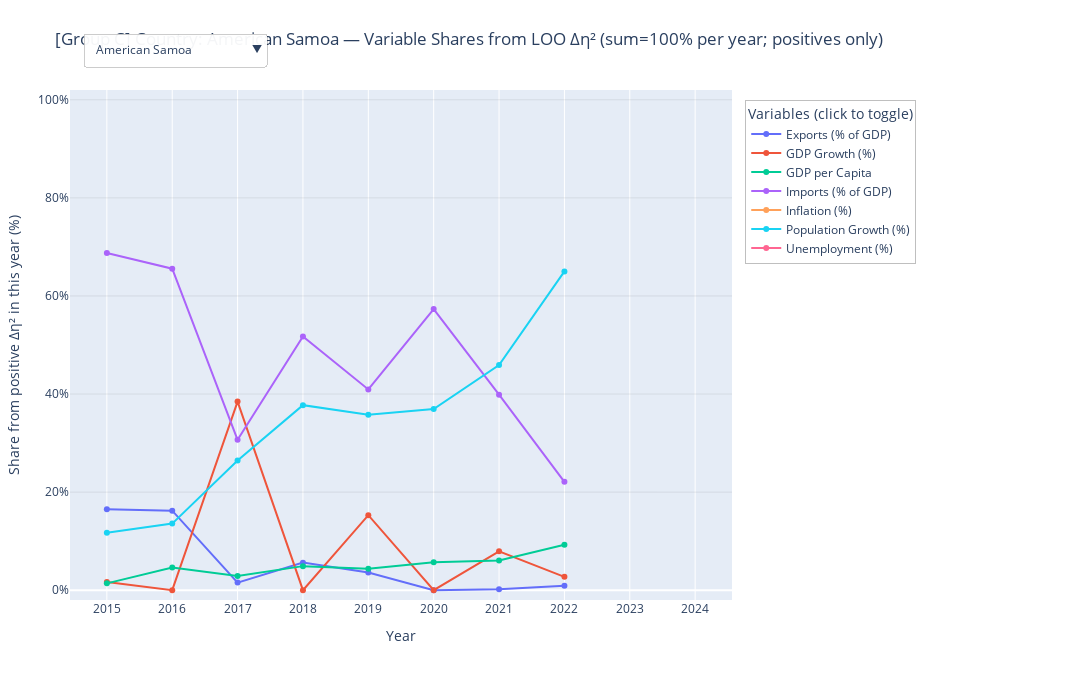

The notebook cell this image was saved under:
### Markdown cell above
## 2.3 C

### Code cell
# ============================
# Group A：每国×年×变量的 “去掉该国后该变量的 η² 损失(LOO Δη²)” 与占比
# - 计算 η² 时仍使用全体国家，以保持 A/B/C 分组可分性的含义
# - 仅为 Group A 国家产出明细与可视化
# - 不做任何填补
# ============================

import os
import numpy as np
import pandas as pd
import plotly.graph_objects as go

# ---------- 参数
TARGET_GROUP_PREFIX = "Group C"   # 只输出这个前缀的组别国家

# ---------- 读取数据
CANDIDATES = ["WDI_Grouped.csv", "/mnt/data/WDI_Grouped.csv"]
csv_path = next((p for p in CANDIDATES if os.path.exists(p)), None)
if csv_path is None:
    raise FileNotFoundError("WDI_Grouped.csv not found. Put it next to the notebook or in /mnt/data/")

df = pd.read_csv(csv_path)
assert "Country Name" in df.columns
assert "Year" in df.columns and "Group" in df.columns

df["Year"] = pd.to_numeric(df["Year"], errors="coerce").astype("Int64")
# 如需限制时间窗口，可打开下一行
# df = df[(df["Year"] >= 2015) & (df["Year"] <= 2024)].copy()

# ---------- 变量映射（按你的列名）
raw_to_label = {
    "Exports_GDP_percent": "Exports (% of GDP)",
    "GDP growth (annual %)": "GDP Growth (%)",
    "GDP_per_capita":      "GDP per Capita",
    "Imports_GDP_percent": "Imports (% of GDP)",
    "Inflation, consumer prices (annual %)": "Inflation (%)",
    "Population_growth_percent": "Population Growth (%)",
    "Unemployment, total (% of total labor force) (national estimate)": "Unemployment (%)",
}
ind_cols    = list(raw_to_label.keys())
disp_labels = [raw_to_label[c] for c in ind_cols]

# ---------- 转成长表（仅删除缺失，不做任何填补）
long = df[["Country Name", "Year", "Group", *ind_cols]].melt(
    id_vars=["Country Name", "Year", "Group"],
    value_vars=ind_cols,
    var_name="Variable_raw",
    value_name="Value"
).rename(columns={"Country Name": "Country"})
long["Variable"] = long["Variable_raw"].map(raw_to_label)
long = long[long["Value"].notna() & long["Group"].notna() & long["Country"].notna()].copy()
long["Value"] = long["Value"].astype(float)

# ---------- η² 计算（基于整体样本），并做“留一国”重算
def _eta2_from_stats(N, sum_x, sum_sq, mu, grp_n, grp_mu):
    ss_total   = sum_sq - N * (mu ** 2)
    if ss_total <= 0:
        return np.nan
    ss_between = float(np.sum(grp_n * (grp_mu - mu) ** 2))
    return ss_between / ss_total

def loo_eta2_contrib_one_panel(panel: pd.DataFrame, target_prefix: str):
    """
    panel: 单个 (Year, Variable) 的子表，列含 [Country, Group, Year, Variable, Value]
    返回：仅包含 Group 以 target_prefix 开头的国家的 LOO 结果
    """
    x = panel["Value"].to_numpy(float)
    g = panel["Group"].to_numpy(object)
    c = panel["Country"].to_numpy(object)

    N = x.shape[0]
    if N < 3:
        return pd.DataFrame(columns=[
            "Country","Group","Year","Variable","Value",
            "eta2_all","eta2_loo","delta_eta2","delta_eta2_pos"
        ])

    sum_x  = float(np.sum(x))
    sum_sq = float(np.sum(x * x))
    mu     = sum_x / N

    # 分组统计（基于整体样本）
    grp_df  = panel.groupby("Group", dropna=False)["Value"].agg(["count","mean"])
    grp_idx = grp_df.index.to_numpy(object)
    grp_n   = grp_df["count"].to_numpy(float)
    grp_mu  = grp_df["mean"].to_numpy(float)

    eta2_all = _eta2_from_stats(N, sum_x, sum_sq, mu, grp_n, grp_mu)

    # 只保留“要输出的行”的索引（属于目标组前缀）
    keep_idx = [i for i, gi in enumerate(g) if isinstance(gi, str) and gi.startswith(target_prefix)]
    if not keep_idx:
        return pd.DataFrame(columns=[
            "Country","Group","Year","Variable","Value",
            "eta2_all","eta2_loo","delta_eta2","delta_eta2_pos"
        ])

    # 准备查表
    g2n  = dict(zip(grp_idx, grp_n))
    g2mu = dict(zip(grp_idx, grp_mu))

    rows = []
    year_val = int(panel["Year"].iloc[0])
    var_val  = panel["Variable"].iloc[0]

    for i in keep_idx:
        xi  = x[i]
        gi  = g[i]
        ci  = c[i]

        N1 = N - 1
        if N1 < 2:
            eta2_loo = np.nan
        else:
            # 整体 after removing i
            sum_x1  = sum_x - xi
            sum_sq1 = sum_sq - xi * xi
            mu1     = sum_x1 / N1
            ss_total1 = sum_sq1 - N1 * (mu1 ** 2)

            if ss_total1 <= 0:
                eta2_loo = np.nan
            else:
                # 组间平方和 after removing i（仅该国所在组会变化）
                ss_between1 = 0.0
                for gj in grp_idx:
                    nj = g2n[gj]
                    muj = g2mu[gj]
                    if gj == gi:
                        if nj <= 1:  # 该组只剩这一个，移除后组空，跳过
                            continue
                        nj1  = nj - 1
                        muj1 = (nj * muj - xi) / nj1
                        ss_between1 += nj1 * (muj1 - mu1) ** 2
                    else:
                        ss_between1 += nj * (muj - mu1) ** 2

                eta2_loo = float(ss_between1 / ss_total1)

        delta = (eta2_all - eta2_loo) if (np.isfinite(eta2_all) and np.isfinite(eta2_loo)) else np.nan
        rows.append({
            "Country": ci,
            "Group":   gi,
            "Year":    year_val,
            "Variable": var_val,
            "Value":   xi,
            "eta2_all": eta2_all,
            "eta2_loo": eta2_loo,
            "delta_eta2": delta,
            "delta_eta2_pos": max(delta, 0.0) if np.isfinite(delta) else np.nan,
        })

    return pd.DataFrame(rows)

# ---------- 主循环：遍历 (Year, Variable) 面板，拼接仅 Group A 的行
parts = []
for (y, v), sub in long.groupby(["Year", "Variable"], sort=False):
    parts.append(loo_eta2_contrib_one_panel(
        sub[["Country","Group","Year","Variable","Value"]].copy(),
        TARGET_GROUP_PREFIX
    ))
country_eta_influence = pd.concat(parts, ignore_index=True)

# ---------- 在“国家×年”内把正向 Δη² 归一为占比（和=100）
country_eta_influence["sum_pos"] = (country_eta_influence
                                    .groupby(["Country","Year"])["delta_eta2_pos"]
                                    .transform("sum"))

country_eta_influence["share_pos_pct"] = np.where(
    (country_eta_influence["sum_pos"] > 0) & country_eta_influence["delta_eta2_pos"].notna(),
    country_eta_influence["delta_eta2_pos"] / country_eta_influence["sum_pos"] * 100.0,
    np.nan
)

# 只保留关心的列并排序
country_eta_influence = (country_eta_influence[[
    "Country","Year","Group","Variable","Value",
    "eta2_all","eta2_loo","delta_eta2","delta_eta2_pos","share_pos_pct"
]]
 .sort_values(["Country","Year","Variable"])
 .reset_index(drop=True))

# ---------- 宽表（每国×年一行，7 列是 share_pos_pct）
country_share_pct = (country_eta_influence
                     .pivot_table(index=["Country","Year"],
                                  columns="Variable",
                                  values="share_pos_pct",
                                  aggfunc="first")
                     .reset_index())

# ============================
# 可视化：仅列出 Group A 国家（按 share_pos_pct，和=100%/年）
# ============================
years_all = sorted(country_eta_influence["Year"].dropna().unique().astype(int).tolist())
countries = sorted(country_eta_influence["Country"].dropna().unique().tolist())
if not countries:
    raise ValueError(f"No countries in {TARGET_GROUP_PREFIX} after filtering.")

init_country = countries[0]

def arrays_for_country(country: str):
    ylist, cdlist = [], []
    cdf = country_eta_influence[country_eta_influence["Country"] == country]
    for var in disp_labels:
        vdf = cdf[cdf["Variable"] == var]
        mp_share = dict(zip(vdf["Year"], vdf["share_pos_pct"]))
        mp_val   = dict(zip(vdf["Year"], vdf["Value"]))
        mp_group = dict(zip(vdf["Year"], vdf["Group"]))
        mp_signed= dict(zip(vdf["Year"], vdf["delta_eta2"]))  # 便于 Hover 看正负
        y_arr, cd_arr = [], []
        for y in years_all:
            s = mp_share.get(y, np.nan)
            v = mp_val.get(y,   np.nan)
            g = mp_group.get(y, None)
            d = mp_signed.get(y, np.nan)
            y_arr.append(float(s) if pd.notna(s) else None)
            cd_arr.append([y,
                           (float(s) if pd.notna(s) else None),
                           (float(v) if pd.notna(v) else None),
                           g,
                           (float(d) if pd.notna(d) else None)])
        ylist.append(y_arr)
        cdlist.append(cd_arr)
    return ylist, cdlist

init_y, init_cd = arrays_for_country(init_country)
fig = go.Figure()

hover_tmpl = (
    "Year: %{customdata[0]}<br>"
    "Share (Δη²>0, normalized): %{customdata[1]:.2f}%<br>"
    "Value: %{customdata[2]:.6g}<br>"
    "Group: %{customdata[3]}<br>"
    "Signed Δη²: %{customdata[4]:.4f}<extra></extra>"
)

for i, var in enumerate(disp_labels):
    fig.add_trace(go.Scatter(
        x=years_all,
        y=init_y[i],
        customdata=init_cd[i],
        mode="lines+markers",
        name=var,
        hovertemplate=hover_tmpl,
        line=dict(width=2),
        marker=dict(size=6),
        connectgaps=False
    ))

buttons = []
for c in countries:
    ys, cds = arrays_for_country(c)
    buttons.append(dict(
        label=c,
        method="update",
        args=[
            {"y": ys, "customdata": cds},
            {"title": f"[{TARGET_GROUP_PREFIX}] Country: {c} — Variable Shares from LOO Δη² (sum=100% per year; positives only)"}
        ]
    ))

fig.update_layout(
    title=f"[{TARGET_GROUP_PREFIX}] Country: {init_country} — Variable Shares from LOO Δη² (sum=100% per year; positives only)",
    xaxis_title="Year",
    yaxis_title="Share from positive Δη² in this year (%)",
    xaxis=dict(
        tickmode="array",
        tickvals=years_all,
        ticktext=[str(y) for y in years_all],
        dtick=1,
        rangeslider=dict(visible=False),
        rangeselector=dict(visible=False)
    ),
    yaxis=dict(range=[-2, 102], ticksuffix="%", gridcolor="rgba(0,0,0,0.08)"),
    width=1120, height=680,
    margin=dict(l=70, r=360, t=90, b=80),
    legend=dict(
        title="Variables (click to toggle)",
        orientation="v",
        yanchor="top", y=0.98,
        xanchor="left", x=1.02,
        bgcolor="rgba(255,255,255,0.92)",
        bordercolor="rgba(0,0,0,0.25)", borderwidth=1,
        itemclick="toggle", itemdoubleclick="toggleothers",
        font=dict(size=12),
    ),
    hovermode="x",
    updatemenus=[dict(
        type="dropdown", direction="down", showactive=True,
        x=0.01, xanchor="left", y=1.12, yanchor="top",
        bgcolor="rgba(255,255,255,0.95)",
        bordercolor="rgba(0,0,0,0.2)", borderwidth=1,
        pad={"r": 6, "t": 4, "b": 4, "l": 6},
        buttons=buttons,
    )]
)

fig.show()

# ============================
# 输出数据表（按需保存）
# 1) country_eta_influence : Group A 国家×年×变量的 η²(all)、η²(-i)、Δη²、share_pos_pct
# 2) country_share_pct     : 宽表（画折线方便）
# ============================
# country_eta_influence.to_csv("groupA_country_eta_influence.csv", index=False)
# country_share_pct.to_csv("groupA_country_share_pct.csv", index=False)

### Figure 1 — Plotly figure (JSON) as saved in the notebook; plotly's stock layout.template omitted (floating-point values rounded to 4 significant figures; data arrays with more than 128 entries replaced by an {"elided": "..."} marker saying what was removed)
{"data": [{"connectgaps": false, "customdata": [[2015, 16.48, 63.6, "Group C: Emerging / High-growth", 0.001531], [2016, 16.22, 63.93, "Group C: Emerging / High-growth", 0.001692], [2017, 1.551, 59.15, "Group C: Emerging / High-growth", 0.0002575], [2018, 5.62, 68.23, "Group C: Emerging / High-growth", 0.0005668], [2019, 3.61, 61.67, "Group C: Emerging / High-growth", 0.0004223], [2020, 0, 59.22, "Group C: Emerging / High-growth", -0.0004248], [2021, 0.2131, 44.27, "Group C: Emerging / High-growth", 1.823e-05], [2022, 0.911, 46.96, "Group C: Emerging / High-growth", 5.517e-05], [2023, null, null, null, null], [2024, null, null, null, null]], "hovertemplate": "Year: %{customdata[0]}<br>Share (Δη²>0, normalized): %{customdata[1]:.2f}%<br>Value: %{customdata[2]:.6g}<br>Group: %{customdata[3]}<br>Signed Δη²: %{customdata[4]:.4f}<extra></extra>", "line": {"width": 2}, "marker": {"size": 6}, "mode": "lines+markers", "name": "Exports (% of GDP)", "type": "scatter", "x": [2015, 2016, 2017, 2018, 2019, 2020, 2021, 2022, 2023, 2024], "y": [16.48, 16.22, 1.551, 5.62, 3.61, 0, 0.2131, 0.911, null, null]}, {"connectgaps": false, "customdata": [[2015, 1.658, 3.15, "Group C: Emerging / High-growth", 0.000154], [2016, 0, -1.679, "Group C: Emerging / High-growth", -4.59e-05], [2017, 38.46, -6.988, "Group C: Emerging / High-growth", 0.006385], [2018, 0, 2.671, "Group C: Emerging / High-growth", -0.0008666], [2019, 15.3, -0.4878, "Group C: Emerging / High-growth", 0.00179], [2020, 0, 4.412, "Group C: Emerging / High-growth", -0.002981], [2021, 7.925, -0.7825, "Group C: Emerging / High-growth", 0.0006778], [2022, 2.721, 1.735, "Group C: Emerging / High-growth", 0.0001648], [2023, null, null, null, null], [2024, null, null, null, null]], "hovertemplate": "Year: %{customdata[0]}<br>Share (Δη²>0, normalized): %{customdata[1]:.2f}%<br>Value: %{customdata[2]:.6g}<br>Group: %{customdata[3]}<br>Signed Δη²: %{customdata[4]:.4f}<extra></extra>", "line": {"width": 2}, "marker": {"size": 6}, "mode": "lines+markers", "name": "GDP Growth (%)", "type": "scatter", "x": [2015, 2016, 2017, 2018, 2019, 2020, 2021, 2022, 2023, 2024], "y": [1.658, 0, 38.46, 0, 15.3, 0, 7.925, 2.721, null, null]}, {"connectgaps": false, "customdata": [[2015, 1.394, 12390.0, "Group C: Emerging / High-growth", 0.0001295], [2016, 4.647, 12330.0, "Group C: Emerging / High-growth", 0.0004846], [2017, 2.89, 11610.0, "Group C: Emerging / High-growth", 0.0004798], [2018, 4.906, 12080.0, "Group C: Emerging / High-growth", 0.0004947], [2019, 4.394, 12190.0, "Group C: Emerging / High-growth", 0.0005141], [2020, 5.72, 12840.0, "Group C: Emerging / High-growth", 0.0005259], [2021, 6.064, 12880.0, "Group C: Emerging / High-growth", 0.0005186], [2022, 9.247, 13340.0, "Group C: Emerging / High-growth", 0.00056], [2023, null, null, null, null], [2024, null, null, null, null]], "hovertemplate": "Year: %{customdata[0]}<br>Share (Δη²>0, normalized): %{customdata[1]:.2f}%<br>Value: %{customdata[2]:.6g}<br>Group: %{customdata[3]}<br>Signed Δη²: %{customdata[4]:.4f}<extra></extra>", "line": {"width": 2}, "marker": {"size": 6}, "mode": "lines+markers", "name": "GDP per Capita", "type": "scatter", "x": [2015, 2016, 2017, 2018, 2019, 2020, 2021, 2022, 2023, 2024], "y": [1.394, 4.647, 2.89, 4.906, 4.394, 5.72, 6.064, 9.247, null, null]}, {"connectgaps": false, "customdata": [[2015, 68.75, 98.81, "Group C: Emerging / High-growth", 0.006386], [2016, 65.56, 95.23, "Group C: Emerging / High-growth", 0.006838], [2017, 30.67, 102.3, "Group C: Emerging / High-growth", 0.005092], [2018, 51.75, 103.6, "Group C: Emerging / High-growth", 0.005218], [2019, 40.94, 94.9, "Group C: Emerging / High-growth", 0.004789], [2020, 57.33, 95.15, "Group C: Emerging / High-growth", 0.005271], [2021, 39.88, 92.53, "Group C: Emerging / High-growth", 0.003411], [2022, 22.11, 77.73, "Group C: Emerging / High-growth", 0.001339], [2023, null, null, null, null], [2024, null, null, null, null]], "hovertemplate": "Year: %{customdata[0]}<br>Share (Δη²>0, normalized): %{customdata[1]:.2f}%<br>Value: %{customdata[2]:.6g}<br>Group: %{customdata[3]}<br>Signed Δη²: %{customdata[4]:.4f}<extra></extra>", "line": {"width": 2}, "marker": {"size": 6}, "mode": "lines+markers", "name": "Imports (% of GDP)", "type": "scatter", "x": [2015, 2016, 2017, 2018, 2019, 2020, 2021, 2022, 2023, 2024], "y": [68.75, 65.56, 30.67, 51.75, 40.94, 57.33, 39.88, 22.11, null, null]}, {"connectgaps": false, "customdata": [[2015, null, null, null, null], [2016, null, null, null, null], [2017, null, null, null, null], [2018, null, null, null, null], [2019, null, null, null, null], [2020, null, null, null, null], [2021, null, null, null, null], [2022, null, null, null, null], [2023, null, null, null, null], [2024, null, null, null, null]], "hovertemplate": "Year: %{customdata[0]}<br>Share (Δη²>0, normalized): %{customdata[1]:.2f}%<br>Value: %{customdata[2]:.6g}<br>Group: %{customdata[3]}<br>Signed Δη²: %{customdata[4]:.4f}<extra></extra>", "line": {"width": 2}, "marker": {"size": 6}, "mode": "lines+markers", "name": "Inflation (%)", "type": "scatter", "x": [2015, 2016, 2017, 2018, 2019, 2020, 2021, 2022, 2023, 2024], "y": [null, null, null, null, null, null, null, null, null, null]}, {"connectgaps": false, "customdata": [[2015, 11.71, -1.106, "Group C: Emerging / High-growth", 0.001088], [2016, 13.58, -1.204, "Group C: Emerging / High-growth", 0.001416], [2017, 26.43, -1.269, "Group C: Emerging / High-growth", 0.004389], [2018, 37.73, -1.323, "Group C: Emerging / High-growth", 0.003805], [2019, 35.76, -1.383, "Group C: Emerging / High-growth", 0.004183], [2020, 36.95, -0.8963, "Group C: Emerging / High-growth", 0.003397], [2021, 45.92, -1.083, "Group C: Emerging / High-growth", 0.003927], [2022, 65.01, -1.81, "Group C: Emerging / High-growth", 0.003937], [2023, null, null, null, null], [2024, null, null, null, null]], "hovertemplate": "Year: %{customdata[0]}<br>Share (Δη²>0, normalized): %{customdata[1]:.2f}%<br>Value: %{customdata[2]:.6g}<br>Group: %{customdata[3]}<br>Signed Δη²: %{customdata[4]:.4f}<extra></extra>", "line": {"width": 2}, "marker": {"size": 6}, "mode": "lines+markers", "name": "Population Growth (%)", "type": "scatter", "x": [2015, 2016, 2017, 2018, 2019, 2020, 2021, 2022, 2023, 2024], "y": [11.71, 13.58, 26.43, 37.73, 35.76, 36.95, 45.92, 65.01, null, null]}, {"connectgaps": false, "customdata": [[2015, null, null, null, null], [2016, null, null, null, null], [2017, null, null, null, null], [2018, null, null, null, null], [2019, null, null, null, null], [2020, null, null, null, null], [2021, null, null, null, null], [2022, null, null, null, null], [2023, null, null, null, null], [2024, null, null, null, null]], "hovertemplate": "Year: %{customdata[0]}<br>Share (Δη²>0, normalized): %{customdata[1]:.2f}%<br>Value: %{customdata[2]:.6g}<br>Group: %{customdata[3]}<br>Signed Δη²: %{customdata[4]:.4f}<extra></extra>", "line": {"width": 2}, "marker": {"size": 6}, "mode": "lines+markers", "name": "Unemployment (%)", "type": "scatter", "x": [2015, 2016, 2017, 2018, 2019, 2020, 2021, 2022, 2023, 2024], "y": [null, null, null, null, null, null, null, null, null, null]}], "layout": {"height": 680, "hovermode": "x", "legend": {"bgcolor": "rgba(255,255,255,0.92)", "bordercolor": "rgba(0,0,0,0.25)", "borderwidth": 1, "font": {"size": 12}, "itemclick": "toggle", "itemdoubleclick": "toggleothers", "orientation": "v", "title": {"text": "Variables (click to toggle)"}, "x": 1.02, "xanchor": "left", "y": 0.98, "yanchor": "top"}, "margin": {"b": 80, "l": 70, "r": 360, "t": 90}, "title": {"text": "[Group C] Country: American Samoa — Variable Shares from LOO Δη² (sum=100% per year; positives only)"}, "updatemenus": [{"bgcolor": "rgba(255,255,255,0.95)", "bordercolor": "rgba(0,0,0,0.2)", "borderwidth": 1, "buttons": [{"args": [{"customdata": {"elided": "7x10x5 mixed values"}, "y": [[16.48, 16.22, 1.551, 5.62, 3.61, 0, 0.2131, 0.911, null, null], [1.658, 0, 38.46, 0, 15.3, 0, 7.925, 2.721, null, null], [1.394, 4.647, 2.89, 4.906, 4.394, 5.72, 6.064, 9.247, null, null], [68.75, 65.56, 30.67, 51.75, 40.94, 57.33, 39.88, 22.11, null, null], [null, null, null, null, null, null, null, null, null, null], [11.71, 13.58, 26.43, 37.73, 35.76, 36.95, 45.92, 65.01, null, null], [null, null, null, null, null, null, null, null, null, null]]}, {"title": "[Group C] Country: American Samoa — Variable Shares from LOO Δη² (sum=100% per year; positives only)"}], "label": "American Samoa", "method": "update"}, {"args": [{"customdata": {"elided": "7x10x5 mixed values"}, "y": [[0, 0, 0, 0, 0, 3.537, 12.85, 61.24, 0, null], [5.828, 1.899, 55.43, 0, 13.16, 0, 0.2068, 0, 0, null], [0.9705, 7.793, 22.14, 9.753, 10.0, 5.105, 7.684, 38.76, 7.293, null], [0, 0, 0, 0, 0, 0, 0, 0, 0, null], [1.515, 1.159, 22.44, 17.98, 23.7, 23.93, 0, 0, 2.867, null], [0, 0, 0, 0, 0, 0, 5.606, 0, 62.19, null], [91.69, 89.15, 0, 72.27, 53.13, 67.42, 73.65, 0, 27.65, null]]}, {"title": "[Group C] Country: Australia — Variable Shares from LOO Δη² (sum=100% per year; positives only)"}], "label": "Australia", "method": "update"}, {"args": [{"customdata": {"elided": "7x10x5 mixed values"}, "y": [[4.457, 7.271, 0.04739, 0.3495, 2.135, 0, 0, 0, 1.356, null], [35.54, 0, 10.42, 24.96, 0, 0, 10.92, 12.22, 0, null], [2.026, 92.73, 2.545, 3.662, 3.684, 4.844, 6.683, 3.851, 11.72, null], [0, 0, 0, 0, 0, 0, 6.241, 0, 0, null], [57.97, 0, 32.97, 9.714, 47.8, 0, 21.97, 31.77, 86.92, null], [0, 0, 0, 0, 0, 0, 0, 0, 0, null], [null, null, 54.02, 61.31, 46.38, 95.16, 54.18, 52.15, 0, null]]}, {"title": "[Group C] Country: Brunei Darussalam — Variable Shares from LOO Δη² (sum=100% per year; positives only)"}], "label": "Brunei Darussalam", "method": "update"}, {"args": [{"customdata": {"elided": "7x10x5 mixed values"}, "y": [[null, null, null, null, null, null, null, null, null, 0], [null, null, null, null, null, null, null, null, null, 75.12], [null, null, null, null, null, null, null, null, null, 0], [null, null, null, null, null, null, null, null, null, 0], [null, null, null, null, null, null, null, null, null, null], [null, null, null, null, null, null, null, null, null, 24.88], [null, null, null, null, null, null, null, null, null, null]]}, {"title": "[Group C] Country: Cambodia — Variable Shares from LOO Δη² (sum=100% per year; positives only)"}], "label": "Cambodia", "method": "update"}, {"args": [{"customdata": {"elided": "7x10x5 mixed values"}, "y": [[0, 0, 0, 0, 0, 8.005, 9.144, 10.56, 0, null], [0, 0, 0, 0, 0, 0, 0, 0, 0.5256, null], [16.94, 62.39, 24.38, 11.21, 13.16, 9.308, 4.986, 5.574, 11.59, null], [0, 0, 0, 0, 0, 0, 0, 0, 0, null], [45.8, 0, 66.13, 17.41, 0, 0, 27.95, 74.76, 87.88, null], [37.26, 37.61, 9.481, 11.37, 16.68, 15.89, 5.371, 9.107, 0, null], [null, null, 0, 60.01, 70.15, 66.8, 52.55, null, null, null]]}, {"title": "[Group C] Country: China — Variable Shares from LOO Δη² (sum=100% per year; positives only)"}], "label": "China", "method": "update"}, {"args": [{"customdata": {"elided": "7x10x5 mixed values"}, "y": [[0, 0, 0, 0, 0, 1.791, 10.64, 0.09935, 0.5544, null], [0, 4.194, 0, 0, 36.46, 15.81, 22.67, 0, 2.066, null], [10.56, 15.96, 20.13, 20.89, 10.26, 3.206, 8.249, 13.15, 13.23, null], [0, 0, 0, 0, 0, 0, 0, 2.201, 9.247, null], [39.27, 0, 0, 0, 12.03, 70.29, 55.33, 79.04, 74.9, null], [50.17, 25.83, 79.87, 79.11, 41.25, 8.908, 3.109, 5.516, 0, null], [null, 54.02, null, null, null, null, null, null, null, null]]}, {"title": "[Group C] Country: Fiji — Variable Shares from LOO Δη² (sum=100% per year; positives only)"}], "label": "Fiji", "method": "update"}, {"args": [{"customdata": {"elided": "7x10x5 mixed values"}, "y": [[0, 0, 0, 0, 0, 22.59, 88.38, 70.47, null, null], [76.02, 24.82, 0, 26.7, 16.42, 23.69, 1.38, 0, null, null], [0, 0, 0, 0, 0, 0, 0, 0, null, null], [0, 0, 0, 0, 0, 0, 0, 0, null, null], [null, null, null, null, null, null, null, null, null, null], [23.98, 75.18, 100, 73.3, 83.58, 53.72, 10.24, 29.53, null, null], [null, null, null, null, null, null, null, null, null, null]]}, {"title": "[Group C] Country: French Polynesia — Variable Shares from LOO Δη² (sum=100% per year; positives only)"}], "label": "French Polynesia", "method": "update"}, {"args": [{"customdata": {"elided": "7x10x5 mixed values"}, "y": [[0, 0, 0, 0, 0, 17.2, 72.72, 71.93, null, null], [8.792, 1.727, 40.87, 59.37, 13.64, 40.21, 1.355, 0, null, null], [0.7101, 7.511, 8.538, 6.727, 13.91, 15.22, 25.92, 28.07, null, null], [0, 0, 0, 0, 0, 0, 0, 0, null, null], [null, null, null, null, null, null, null, null, null, null], [4.668, 17.46, 50.59, 33.9, 72.45, 27.37, 0, 0, null, null], [85.83, 73.3, null, null, null, null, null, null, null, null]]}, {"title": "[Group C] Country: Guam — Variable Shares from LOO Δη² (sum=100% per year; positives only)"}], "label": "Guam", "method": "update"}, {"args": [{"customdata": {"elided": "7x10x5 mixed values"}, "y": [[71.2, 91.73, 6.006, 16.36, 16.87, 0, 0, 0, 0, null], [7.458, 1.444, 0, 0, 22.85, 2.509, 0, 11.76, 0, null], [1.195, 4.307, 6.032, 5.616, 4.635, 2.538, 2.375, 2.221, 3.019, null], [19.44, 0, 66.27, 72.57, 55.64, 26.35, 38.47, 30.41, 46.46, null], [0, 0, 21.69, 5.453, 0, 31.16, 10.5, 33.89, 20.41, null], [0.7031, 2.519, 0, 0, 0, 12.6, 18.44, 11.57, 30.11, null], [0, 0, 0, 0, 0, 24.84, 30.2, 10.16, 0, null]]}, {"title": "[Group C] Country: Hong Kong SAR, China — Variable Shares from LOO Δη² (sum=100% per year; positives only)"}], "label": "Hong Kong SAR, China", "method": "update"}, {"args": [{"customdata": {"elided": "7x10x5 mixed values"}, "y": [[null, null, null, null, null, null, null, null, null, 3.851], [null, null, null, null, null, null, null, null, null, 6.857], [null, null, null, null, null, null, null, null, null, 60.23], [null, null, null, null, null, null, null, null, null, 27.81], [null, null, null, null, null, null, null, null, null, null], [null, null, null, null, null, null, null, null, null, 1.253], [null, null, null, null, null, null, null, null, null, null]]}, {"title": "[Group C] Country: Indonesia — Variable Shares from LOO Δη² (sum=100% per year; positives only)"}], "label": "Indonesia", "method": "update"}, {"args": [{"customdata": {"elided": "7x10x5 mixed values"}, "y": [[null, null, null, null, null, null, null, null, null, null], [null, null, null, null, null, null, null, null, null, null], [null, null, null, null, null, null, null, null, null, null], [null, null, null, null, null, null, null, null, null, null], [null, null, null, null, null, null, null, null, null, null], [null, null, null, null, null, null, null, null, null, null], [null, null, null, null, null, null, null, null, null, null]]}, {"title": "[Group C] Country: Japan — Variable Shares from LOO Δη² (sum=100% per year; positives only)"}], "label": "Japan", "method": "update"}, {"args": [{"customdata": {"elided": "7x10x5 mixed values"}, "y": [[0, 0, 0, 0, 0, 2.751, 36.24, 19.73, 0, null], [0, 0, 0, 0, 0.6592, 0, 0, 0, 0, null], [0.4242, 6.71, 6.175, 14.91, 2.33, 2.603, 13.18, 7.705, 6.071, null], [19.65, 93.29, 46.09, 46.51, 13.81, 6.282, 24.66, 56.27, 65.58, null], [6.624, 0, 47.73, 38.58, 38.41, 0, 25.92, 16.3, 0, null], [0, 0, 0, 0, 0, 0, 0, 0, 28.35, null], [73.3, null, null, null, 44.8, 88.36, null, null, null, null]]}, {"title": "[Group C] Country: Kiribati — Variable Shares from LOO Δη² (sum=100% per year; positives only)"}], "label": "Kiribati", "method": "update"}, {"args": [{"customdata": {"elided": "7x10x5 mixed values"}, "y": [[null, null, null, null, null, null, null, null, null, null], [null, null, null, null, null, null, null, null, null, 2.048], [null, null, null, null, null, null, null, null, null, 14.62], [null, null, null, null, null, null, null, null, null, null], [null, null, null, null, null, null, null, null, null, 74.19], [null, null, null, null, null, null, null, null, null, 9.141], [null, null, null, null, null, null, null, null, null, null]]}, {"title": "[Group C] Country: Lao PDR — Variable Shares from LOO Δη² (sum=100% per year; positives only)"}], "label": "Lao PDR", "method": "update"}, {"args": [{"customdata": {"elided": "7x10x5 mixed values"}, "y": [[32.69, 89.01, 11.16, 73.82, 26.13, 0, 0, 0, 0, null], [66.86, 1.648, 0, 0, 64.56, 17.83, 0, 31.36, 0, null], [0.4517, 9.344, 5.167, 26.18, 9.308, 12.59, 5.778, 2.569, 9.988, null], [0, 0, 0, 0, 0, 0, 21.72, 10.82, 0, null], [0, 0, 32.8, 0, 0, 69.58, 44.73, 43.52, 90.01, null], [0, 0, 50.88, 0, 0, 0, 27.77, 11.73, 0, null], [0, 0, 0, 0, 0, 0, null, null, null, null]]}, {"title": "[Group C] Country: Macao SAR, China — Variable Shares from LOO Δη² (sum=100% per year; positives only)"}], "label": "Macao SAR, China", "method": "update"}, {"args": [{"customdata": {"elided": "7x10x5 mixed values"}, "y": [[94.2, 80.55, 39.99, 24.16, 10.28, 0, 0, 0, 1.306, null], [0, 0, 0, 0, 0, 1.577, 0, 0, 0, null], [5.802, 19.45, 38.07, 20.64, 9.747, 4.619, 16.88, 9.525, 10.49, null], [0, 0, 21.93, 0, 0, 0, 0.0564, 2.47, 0, null], [0, 0, 0, 55.2, 79.97, 93.8, 0, 88.0, 58.1, null], [0, 0, 0, 0, 0, 0, 0, 0, 30.11, null], [0, 0, 0, 0, 0, 0, 83.06, 0, null, null]]}, {"title": "[Group C] Country: Malaysia — Variable Shares from LOO Δη² (sum=100% per year; positives only)"}], "label": "Malaysia", "method": "update"}, {"args": [{"customdata": {"elided": "7x10x5 mixed values"}, "y": [[0, 0, 0, 0, 0, 1.625, 0, 3.25, 0, null], [12.34, 2.076, 0.4327, 0, 0, 0, 0.7629, 16.49, 0, null], [1.634, 8.042, 4.767, 5.188, 2.683, 5.662, 1.715, 5.999, 40.1, null], [72.47, 69.87, 34.13, 38.27, 35.0, 23.3, 3.409, 14.75, 59.9, null], [null, null, null, null, null, null, null, null, null, null], [13.55, 20.01, 60.67, 56.54, 31.84, 69.42, 23.8, 59.51, 0, null], [null, null, null, null, 30.48, null, 70.31, null, null, null]]}, {"title": "[Group C] Country: Marshall Islands — Variable Shares from LOO Δη² (sum=100% per year; positives only)"}], "label": "Marshall Islands", "method": "update"}, {"args": [{"customdata": {"elided": "7x10x5 mixed values"}, "y": [[0, 0, 0, 0, 0, 7.023, 47.0, 20.29, 0, null], [0, 2.897, 26.95, 53.55, 0, 0, 0, 46.94, 0, null], [1.854, 11.38, 5.538, 7.76, 23.0, 8.057, 26.56, 11.45, 49.97, null], [41.54, 73.01, 19.68, 9.932, 45.26, 21.97, 26.45, 0, 50.03, null], [49.49, 0, 38.15, 18.16, 1.155, 62.94, 0, 21.32, null, null], [7.115, 12.72, 9.696, 10.6, 30.58, 0, 0, 0, 0, null], [null, null, null, null, null, null, null, null, null, null]]}, {"title": "[Group C] Country: Micronesia, Fed. Sts. — Variable Shares from LOO Δη² (sum=100% per year; positives only)"}], "label": "Micronesia, Fed. Sts.", "method": "update"}, {"args": [{"customdata": {"elided": "7x10x5 mixed values"}, "y": [[null, null, null, null, null, null, null, null, null, 0], [null, null, null, null, null, null, null, null, null, 50.11], [null, null, null, null, null, null, null, null, null, 0], [null, null, null, null, null, null, null, null, null, 0], [null, null, null, null, null, null, null, null, null, 10.86], [null, null, null, null, null, null, null, null, null, 39.03], [null, null, null, null, null, null, null, null, null, null]]}, {"title": "[Group C] Country: Mongolia — Variable Shares from LOO Δη² (sum=100% per year; positives only)"}], "label": "Mongolia", "method": "update"}, {"args": [{"customdata": {"elided": "7x10x5 mixed values"}, "y": [[null, null, null, null, null, null, null, null, null, null], [0, 0, null, null, null, 100, 98.22, 0, 0, null], [0, 0, null, null, null, 0, 1.78, 100, 100, null], [null, null, null, null, null, null, null, null, null, null], [0, 0, null, null, null, null, null, null, null, null], [100, 100, null, null, null, 0, 0, 0, 0, null], [0, null, null, null, null, 0, null, null, null, null]]}, {"title": "[Group C] Country: Myanmar — Variable Shares from LOO Δη² (sum=100% per year; positives only)"}], "label": "Myanmar", "method": "update"}, {"args": [{"customdata": {"elided": "7x10x5 mixed values"}, "y": [[19.56, 25.1, 2.892, 1.66, 6.648, 0, 6.602, 0, 0, null], [3.788, 0, 61.63, 54.43, 0, 0, 0, 0, 0, null], [1.075, 4.717, 4.878, 5.702, 8.892, 9.362, 6.324, 9.526, 8.666, null], [75.58, 70.18, 30.6, 38.21, 84.46, 86.5, 25.29, 90.47, 91.33, null], [null, null, null, null, null, null, null, null, null, null], [0, 0, 0, 0, 0, 4.14, 0, 0, 0, null], [null, null, null, null, null, null, 61.79, null, null, null]]}, {"title": "[Group C] Country: Nauru — Variable Shares from LOO Δη² (sum=100% per year; positives only)"}], "label": "Nauru", "method": "update"}, {"args": [{"customdata": {"elided": "7x10x5 mixed values"}, "y": [[null, null, 0, null, null, null, null, null, null, null], [null, null, null, 0, 13.99, 0, 100, null, null, null], [null, null, 0, 0, 0, 0, 0, null, null, null], [null, null, 0, null, null, null, null, null, null, null], [null, null, null, null, null, null, null, null, null, null], [null, null, 9.962, 22.47, 9.534, 5.084, 0, null, null, null], [null, null, 90.04, 77.53, 76.48, 94.92, null, null, null, null]]}, {"title": "[Group C] Country: New Caledonia — Variable Shares from LOO Δη² (sum=100% per year; positives only)"}], "label": "New Caledonia", "method": "update"}, {"args": [{"customdata": {"elided": "7x10x5 mixed values"}, "y": [[0, 0, 0, 0, 0, 43.14, 62.18, 43.62, 0, null], [0, 1.12, 15.14, 0, 26.32, 0, 0, 0, 0, null], [1.091, 10.33, 34.09, 18.69, 22.37, 56.86, 37.82, 26.27, 7.408, null], [0, 0, 0, 0, 0, 0, 0, 0, 0, null], [20.87, 0.4192, 50.77, 42.28, 51.31, 0, 0, 0, 0.7053, null], [0, 0, 0, 0, 0, 0, 0, 30.11, 63.79, null], [78.04, 88.13, 0, 39.03, 0, 0, 0, 0, 28.09, null]]}, {"title": "[Group C] Country: New Zealand — Variable Shares from LOO Δη² (sum=100% per year; positives only)"}], "label": "New Zealand", "method": "update"}, {"args": [{"customdata": {"elided": "7x10x5 mixed values"}, "y": [[14.01, 28.05, 8.085, 0.08652, 0, 5.077, 18.85, 16.35, null, null], [0, 0, 0, 0, 46.88, 40.21, 0, 0, null, null], [4.857, 5.438, 7.953, 10.06, 4.926, 5.416, 7.17, 9.353, null, null], [39.45, 50.37, 1.785, 0, 0, 7.581, 17.11, 5.613, null, null], [null, null, null, null, null, null, null, null, null, null], [41.68, 16.15, 82.18, 89.86, 48.2, 41.71, 56.87, 68.69, null, null], [null, null, null, null, null, null, null, null, null, null]]}, {"title": "[Group C] Country: Northern Mariana Islands — Variable Shares from LOO Δη² (sum=100% per year; positives only)"}], "label": "Northern Mariana Islands", "method": "update"}, {"args": [{"customdata": {"elided": "7x10x5 mixed values"}, "y": [[7.584, 0, 0, 0, 0, 2.924, 20.14, 23.16, null, null], [0, 1.422, 42.35, 41.83, 13.39, 2.558, 36.14, 29.96, 0, null], [2.495, 9.386, 4.164, 6.301, 4.534, 4.204, 7.792, 10.29, 100, null], [55.13, 75.45, 25.21, 23.42, 20.94, 31.0, 20.6, 15.49, null, null], [25.46, 0, 14.48, 9.276, 46.02, 46.83, 0, 0, 0, null], [9.338, 13.75, 13.8, 19.17, 15.13, 12.48, 15.33, 21.1, 0, null], [null, null, null, null, null, 0, null, null, null, null]]}, {"title": "[Group C] Country: Palau — Variable Shares from LOO Δη² (sum=100% per year; positives only)"}], "label": "Palau", "method": "update"}, {"args": [{"customdata": {"elided": "7x10x5 mixed values"}, "y": [[null, null, null, null, null, null, null, null, null, null], [0, 0, 12.04, 88.35, 0, 0, 54.45, 0, 0, null], [100, 100, 87.96, 11.65, 100, 100, 45.55, 28.66, 7.955, null], [null, null, null, null, null, null, null, null, null, null], [0, 0, 0, 0, 0, 0, 0, 71.34, 45.4, null], [0, 0, 0, 0, 0, 0, 0, 0, 46.65, null], [null, null, null, null, null, null, null, 0, null, null]]}, {"title": "[Group C] Country: Papua New Guinea — Variable Shares from LOO Δη² (sum=100% per year; positives only)"}], "label": "Papua New Guinea", "method": "update"}, {"args": [{"customdata": {"elided": "7x10x5 mixed values"}, "y": [[0, 0, 0, 0, 0, 16.84, 59.2, 55.4, 0, null], [0, 0, 0, 0, 0, 57.97, 0, 0, 4.364, null], [6.598, 86.26, 100, 100, 100, 25.19, 40.8, 38.67, 82.3, null], [0, 0, 0, 0, 0, 0, 0, 0, 0, null], [93.4, 13.74, 0, 0, 0, 0, 0, 5.927, 0, null], [0, 0, 0, 0, 0, 0, 0, 0, 13.34, null], [0, 0, 0, 0, 0, 0, 0, 0, null, null]]}, {"title": "[Group C] Country: Philippines — Variable Shares from LOO Δη² (sum=100% per year; positives only)"}], "label": "Philippines", "method": "update"}, {"args": [{"customdata": {"elided": "7x10x5 mixed values"}, "y": [[0, 0, 0, 0, 0, 2.218, 34.43, 10.92, 0, null], [0, 0, 13.87, 89.28, 0, 0, 50.55, 26.98, 18.75, null], [6.749, 88.01, 3.517, 10.72, 13.58, 4.325, 15.02, 4.717, 81.25, null], [0, 0, 0, 0, 0, 0, 0, 0, 0, null], [90.82, 11.99, 6.878, 0, 86.42, 93.46, 0, 0, 0, null], [2.428, 0, 0, 0, 0, 0, 0, 0, 0, null], [null, null, 75.74, null, null, null, null, 57.38, null, null]]}, {"title": "[Group C] Country: Samoa — Variable Shares from LOO Δη² (sum=100% per year; positives only)"}], "label": "Samoa", "method": "update"}, {"args": [{"customdata": {"elided": "7x10x5 mixed values"}, "y": [[34.27, 44.19, 6.572, 13.18, 10.9, 0, 0, 0, 0, null], [1.342, 0.2902, 0, 0, 6.887, 0, 0, 0, 0, null], [0.6476, 2.54, 3.519, 4.294, 3.318, 2.926, 2.821, 7.013, 3.062, null], [45.01, 48.58, 53.49, 67.22, 49.74, 41.71, 39.73, 92.99, 51.93, null], [18.73, 0, 24.69, 10.98, 29.15, 42.93, 2.165, 0, 5.965, null], [0, 0, 11.73, 4.329, 0, 12.44, 41.21, 0, 31.4, null], [0, 4.394, 0, null, 0, 0, 14.07, 0, 7.64, null]]}, {"title": "[Group C] Country: Singapore — Variable Shares from LOO Δη² (sum=100% per year; positives only)"}], "label": "Singapore", "method": "update"}, {"args": [{"customdata": {"elided": "7x10x5 mixed values"}, "y": [[0, 0, 0, 0, 0, 35.71, 14.25, 38.31, null, null], [21.71, 0, 10.98, 0, 34.53, 0, 0, 0, 0, null], [2.546, 100, 10.78, 100, 20.7, 64.29, 10.99, 25.51, 10.82, null], [0, 0, 0, 0, 0, 0, 0, 0, null, null], [75.74, 0, 78.23, 0, 44.77, 0, 74.76, 36.18, 0, null], [0, 0, 0, 0, 0, 0, 0, 0, 89.18, null], [null, null, null, null, null, null, null, null, null, null]]}, {"title": "[Group C] Country: Solomon Islands — Variable Shares from LOO Δη² (sum=100% per year; positives only)"}], "label": "Solomon Islands", "method": "update"}, {"args": [{"customdata": {"elided": "7x10x5 mixed values"}, "y": [[28.0, 67.79, 9.057, 14.96, 5.28, 0, 0, 0, 10.47, null], [2.378, 2.589, 0, 0, 10.43, 2.82, 4.178, 0, 0, null], [1.874, 15.55, 9.795, 15.36, 7.503, 4.307, 13.78, 4.33, 89.53, null], [0, 0, 0, 0, 0, 0, 0, 0, 0, null], [62.28, 0, 66.41, 41.63, 61.4, 83.83, 69.8, 88.86, 0, null], [5.468, 14.08, 14.74, 28.05, 15.38, 9.047, 12.23, 6.809, 0, null], [0, 0, 0, 0, 0, 0, 0, 0, 0, null]]}, {"title": "[Group C] Country: Thailand — Variable Shares from LOO Δη² (sum=100% per year; positives only)"}], "label": "Thailand", "method": "update"}, {"args": [{"customdata": {"elided": "7x10x5 mixed values"}, "y": [[0, 0, 0, 0, 0, 2.502, 0, 0, 0, null], [21.55, 3.131, 55.77, 84.42, 0, 0, 0, 91.76, 0, null], [4.647, 14.77, 5.541, 12.24, 13.35, 10.35, 100, 8.238, 33.72, null], [0, 0, 0, 0, 0, 0, 0, 0, 0, null], [73.8, 0, 38.69, 3.349, 86.65, 87.15, 0, 0, 0, null], [0, 0, 0, 0, 0, 0, 0, 0, 66.28, null], [0, 82.1, null, null, null, null, 0, 0, null, null]]}, {"title": "[Group C] Country: Timor-Leste — Variable Shares from LOO Δη² (sum=100% per year; positives only)"}], "label": "Timor-Leste", "method": "update"}, {"args": [{"customdata": {"elided": "7x10x5 mixed values"}, "y": [[0, 0, 0, 0, 0, 3.735, 32.96, 23.35, 0, null], [20.62, 0, 9.985, 54.68, 24.43, 0, 11.72, 36.4, 0, null], [1.849, 24.25, 12.84, 10.8, 7.478, 4.696, 14.15, 9.923, 24.74, null], [0, 16.13, 18.94, 10.44, 10.77, 5.161, 0, 0, 75.26, null], [64.51, 0, 0, 0, 38.68, 73.92, 0, 0, 0, null], [13.01, 59.61, 58.23, 24.08, 18.63, 12.48, 41.16, 30.32, 0, null], [null, 0, null, 0, null, null, 0, null, null, null]]}, {"title": "[Group C] Country: Tonga — Variable Shares from LOO Δη² (sum=100% per year; positives only)"}], "label": "Tonga", "method": "update"}, {"args": [{"customdata": {"elided": "7x10x5 mixed values"}, "y": [[null, null, null, null, null, null, null, null, null, null], [0, 0, 16.97, 26.72, 0, 0, 1.416, 4.211, 0, null], [14.21, 4.851, 7.844, 9.165, 10.24, 9.839, 8.151, 3.371, 100, null], [null, null, null, null, null, null, null, null, null, null], [null, null, null, null, null, null, null, null, null, null], [85.79, 10.53, 49.9, 64.12, 89.76, 90.16, 90.43, 25.21, 0, null], [null, 84.62, 25.28, null, null, null, null, 67.21, null, null]]}, {"title": "[Group C] Country: Tuvalu — Variable Shares from LOO Δη² (sum=100% per year; positives only)"}], "label": "Tuvalu", "method": "update"}, {"args": [{"customdata": {"elided": "7x10x5 mixed values"}, "y": [[0, 0, 0, 17.6, 0.4625, 44.58, 43.49, 72.31, null, null], [0, 12.8, 0, 0, 3.728, 5.572, 28.68, 0, 0, null], [100, 75.93, 100, 39.56, 11.47, 49.85, 16.81, 27.69, 10.54, null], [0, 0, 0, 0, 0, 0, 0, 0, null, null], [0, 11.27, 0, 42.84, 0, 0, 11.02, 0, 0, null], [0, 0, 0, 0, 0, 0, 0, 0, 89.46, null], [null, null, null, null, 84.34, 0, null, null, null, null]]}, {"title": "[Group C] Country: Vanuatu — Variable Shares from LOO Δη² (sum=100% per year; positives only)"}], "label": "Vanuatu", "method": "update"}, {"args": [{"customdata": {"elided": "7x10x5 mixed values"}, "y": [[null, null, null, null, null, null, null, null, null, null], [null, null, null, null, null, null, null, null, null, 100], [null, null, null, null, null, null, null, null, null, 0], [null, null, null, null, null, null, null, null, null, null], [null, null, null, null, null, null, null, null, null, 0], [null, null, null, null, null, null, null, null, null, 0], [null, null, null, null, null, null, null, null, null, null]]}, {"title": "[Group C] Country: Viet Nam — Variable Shares from LOO Δη² (sum=100% per year; positives only)"}], "label": "Viet Nam", "method": "update"}], "direction": "down", "pad": {"b": 4, "l": 6, "r": 6, "t": 4}, "showactive": true, "type": "dropdown", "x": 0.01, "xanchor": "left", "y": 1.12, "yanchor": "top"}], "width": 1120, "xaxis": {"dtick": 1, "rangeselector": {"visible": false}, "rangeslider": {"visible": false}, "tickmode": "array", "ticktext": ["2015", "2016", "2017", "2018", "2019", "2020", "2021", "2022", "2023", "2024"], "tickvals": [2015, 2016, 2017, 2018, 2019, 2020, 2021, 2022, 2023, 2024], "title": {"text": "Year"}}, "yaxis": {"gridcolor": "rgba(0,0,0,0.08)", "range": [-2, 102], "ticksuffix": "%", "title": {"text": "Share from positive Δη² in this year (%)"}}}}
